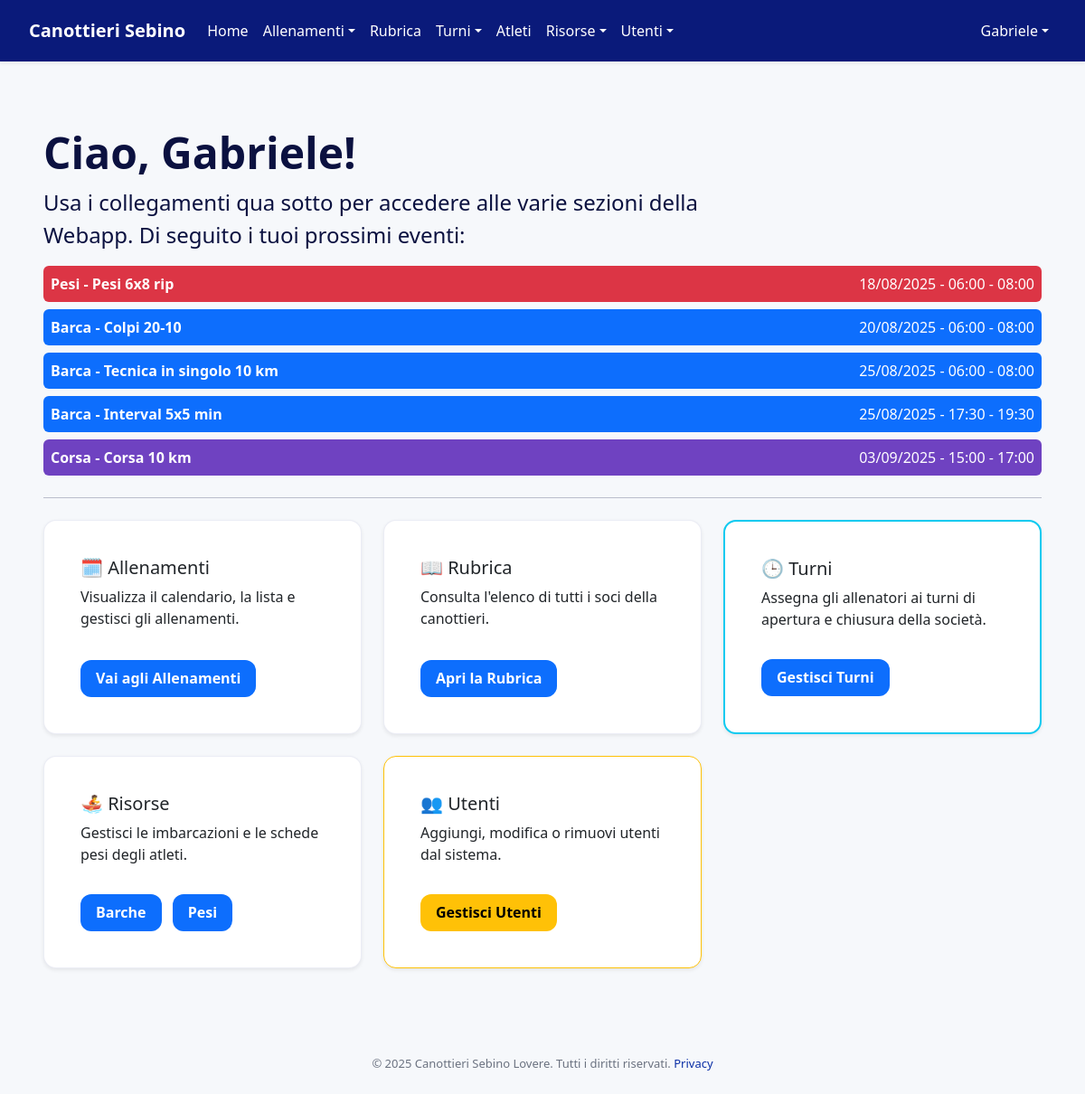
The page /dashboard (signed in) on the database as committed earlier.
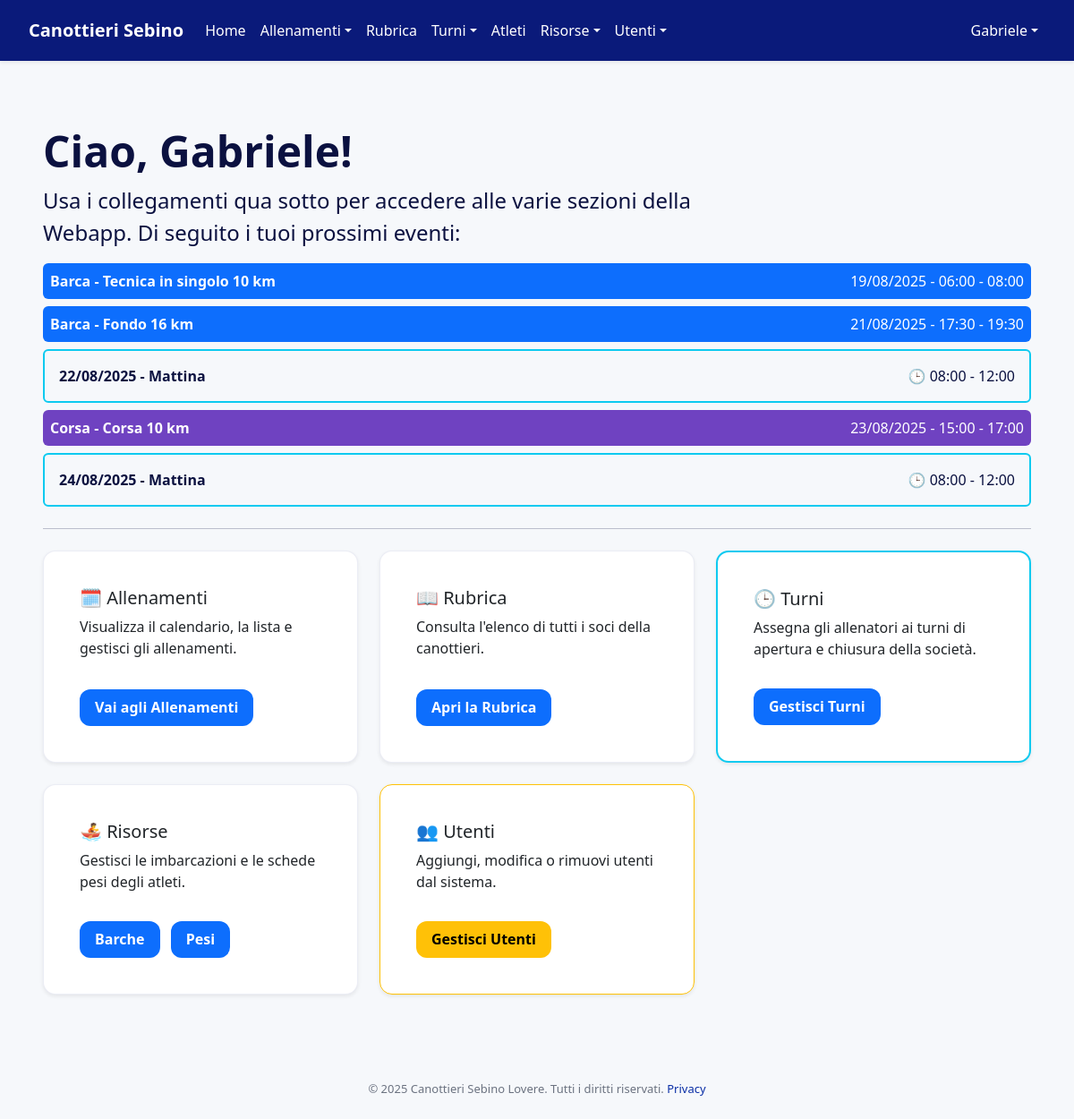
The same page on the database as committed later.
### models.py (models this page shows)
class Allenamento(Base):
    __tablename__ = "allenamenti"
    id = Column(Integer, primary_key=True, index=True)
    tipo = Column(String, nullable=False)
    descrizione = Column(String)
    data = Column(Date, nullable=False)
    orario = Column(String)
    time_start = Column(Time, nullable=True)
    time_end = Column(Time, nullable=True)
    recurrence = Column(String(20), nullable=True)
    repeat_until = Column(Date, nullable=True)
    barca_id = Column(ForeignKey('barche.id'), nullable=True)
    coach_id = Column(ForeignKey('users.id'), nullable=True)
    recurrence_id = Column(String, index=True, nullable=True)
    categories = relationship(
        "Categoria", secondary=allenamento_categoria_association, back_populates="allenamenti"
    )
    coaches = relationship(
        "User", secondary=allenamento_coach_association, back_populates="allenamenti_seguiti"
    )
    barca = relationship("Barca", lazy="selectin")
    coach = relationship("User", foreign_keys=[coach_id], lazy="selectin")

class Turno(Base):
    __tablename__ = "turni"
    id = Column(Integer, primary_key=True, index=True)
    data = Column(Date, nullable=False, index=True)
    fascia_oraria = Column(String, nullable=False)
    user_id = Column(Integer, ForeignKey('users.id'), nullable=True)
    user = relationship("User", back_populates="turni")

### routers/users.py (the view)
@router.get("/dashboard", response_class=HTMLResponse)
async def dashboard(
    request: Request,
    db: Session = Depends(get_db),
    current_user: models.User = Depends(get_current_user),
):
    today = date.today()
    events = []
    if current_user.is_atleta:
        allenamenti = (
            db.query(models.Allenamento)
            .join(models.Allenamento.categories)
            .options(
                joinedload(models.Allenamento.categories),
                joinedload(models.Allenamento.coaches),
            )
            .filter(
                models.Categoria.nome == current_user.category,
                models.Allenamento.data >= today,
            )
            .order_by(models.Allenamento.data, models.Allenamento.orario)
            .all()
        )
        for a in allenamenti:
            start_dt, end_dt = parse_orario(a.data, a.orario)
            events.append(
                {
                    "id": a.id,
                    "type": "allenamento",
                    "title": f"{a.tipo} - {a.descrizione}" if a.descrizione else a.tipo,
                    "date": a.data,
                    "start": start_dt,
                    "end": end_dt,
                    "color": get_color_for_type(a.tipo),
                    "description": a.descrizione or "Nessuna descrizione.",
                    "categories": ", ".join(c.nome for c in a.categories) if a.categories else "Nessuna",
                    "coaches": ", ".join(f"{c.first_name} {c.last_name}" for c in a.coaches) if a.coaches else "Nessuno",
                    "recurrence": "Sì" if a.recurrence_id else "No",
                    "status": compute_status_for_athlete(db, a.id, current_user.id).value,
                }
            )
    if current_user.is_allenatore:
        turni = (
            db.query(models.Turno)
            .filter(models.Turno.user_id == current_user.id, models.Turno.data >= today)
            .order_by(models.Turno.data, models.Turno.fascia_oraria)
            .all()
        )
        for t in turni:
            start_hour, end_hour = (8, 12) if t.fascia_oraria == "Mattina" else (17, 21)
            start_dt = datetime.combine(t.data, time(hour=start_hour))
            end_dt = datetime.combine(t.data, time(hour=end_hour))
            events.append(
                {
                    "id": t.id,
                    "type": "turno",
                    "title": f"Turno {t.fascia_oraria}",
                    "date": t.data,
                    "start": start_dt,
                    "end": end_dt,
                    "fascia": t.fascia_oraria,
                    "description": f"Turno {t.fascia_oraria}",
                }
            )
        allenamenti_coach = (
            db.query(models.Allenamento)
            .join(models.Allenamento.coaches)
            .options(
                joinedload(models.Allenamento.categories),
                joinedload(models.Allenamento.coaches),
            )
            .filter(models.User.id == current_user.id, models.Allenamento.data >= today)
            .order_by(models.Allenamento.data, models.Allenamento.orario)
            .all()
        )
        for a in allenamenti_coach:
            start_dt, end_dt = parse_orario(a.data, a.orario)
            events.append(
                {
                    "id": a.id,
                    "type": "allenamento",
                    "title": f"{a.tipo} - {a.descrizione}" if a.descrizione else a.tipo,
                    "date": a.data,
                    "start": start_dt,
                    "end": end_dt,
                    "color": get_color_for_type(a.tipo),
                    "description": a.descrizione or "Nessuna descrizione.",
                    "categories": ", ".join(c.nome for c in a.categories) if a.categories else "Nessuna",
                    "coaches": ", ".join(f"{c.first_name} {c.last_name}" for c in a.coaches) if a.coaches else "Nessuno",
                    "recurrence": "Sì" if a.recurrence_id else "No",
                }
            )
    events.sort(key=lambda e: e["start"])
    events = events[:5]
    return templates.TemplateResponse(
        "dashboard.html",
        {"request": request, "current_user": current_user, "events": events},
    )

### templates/dashboard.html (shortened to what the changed rows need)
{% extends "layout/base.html" %}
{% block content %}
<div class="container-fluid px-4 py-5">
    <h1 class="display-5 fw-bold">Ciao, {{ current_user.first_name or current_user.username }}!</h1>
    <div class="mb-4">
        {% if events %}
            {% for ev in events %}
                {% if ev.type == 'allenamento' %}
                <div class="dashboard-event p-2 mb-2 rounded text-white d-flex justify-content-between align-items-center"
                     style="background-color: {{ ev.color }};"
                     data-type="allenamento"
                     data-id="{{ ev.id }}"
                     data-title="{{ ev.title }}"
                     data-date="{{ ev.date.strftime('%A %d/%m') }}"
                     data-time="{{ ev.start.strftime('%H:%M') }}{% if ev.end %} - {{ ev.end.strftime('%H:%M') }}{% endif %}"
                     data-start="{{ ev.start.isoformat() }}"
                     data-description="{{ ev.description }}"
                     data-categories="{{ ev.categories }}"
                     data-coaches="{{ ev.coaches }}"
                     data-recurrence="{{ ev.recurrence }}"
                     data-status="{{ ev.status }}">
                    <span class="fw-semibold">{{ ev.title }}</span>
                    <span>{{ ev.date.strftime('%d/%m/%Y') }} - {{ ev.start.strftime('%H:%M') }}{% if ev.end %} - {{ ev.end.strftime('%H:%M') }}{% endif %}</span>
                </div>
                {% else %}
                <div class="dashboard-event p-3 mb-2 border border-info border-2 rounded d-flex justify-content-between align-items-center"
                     data-link="/turni"
                     style="cursor: pointer;"
                     data-type="turno"
                     data-id="{{ ev.id }}"
                     data-title="Turno {{ ev.fascia }}"
                     data-date="{{ ev.date.strftime('%A %d/%m') }}"
                     data-time="{{ ev.start.strftime('%H:%M') }}{% if ev.end %} - {{ ev.end.strftime('%H:%M') }}{% endif %}"
                     data-start="{{ ev.start.isoformat() }}"
                     data-description="Turno {{ ev.fascia }}"
                     data-categories="-"
                     data-coaches="-"
                     data-recurrence="No">
                    <span class="fw-bold">{{ ev.date.strftime('%d/%m/%Y') }} - {{ ev.fascia }}</span>
                    <span>🕒 {{ ev.start.strftime('%H:%M') }}{% if ev.end %} - {{ ev.end.strftime('%H:%M') }}{% endif %}</span>
                </div>
                {% endif %}
            {% endfor %}
        {% else %}
        <p class="text-muted">Nessun evento in programma.</p>
        {% endif %}
    </div>
</div>
{% endblock %}

Rows that differ between the two databases and show on the page:
no longer on this page (row edited): Allenamento: title "Pesi - Pesi 6x8 rip", date "18/08/2025", start "06:00", end "08:00", descrizione "Pesi 6x8 rip" (drawn)
no longer on this page (row edited): Allenamento: title "Barca - Colpi 20-10", date "20/08/2025", start "06:00", end "08:00"
no longer on this page (row edited): Allenamento: title "Barca - Tecnica in singolo 10 km", date "25/08/2025", start "06:00", end "08:00"
no longer on this page (row edited): Allenamento: title "Barca - Interval 5x5 min", date "25/08/2025", start "17:30", end "19:30"
no longer on this page (row edited): Allenamento: title "Corsa - Corsa 10 km", date "03/09/2025", start "15:00", end "17:00", descrizione "Corsa 10 km" (drawn)
now on this page (row edited): Allenamento: title "Barca - Tecnica in singolo 10 km", date "19/08/2025", start "06:00", end "08:00"
now on this page (row edited): Allenamento: title "Barca - Fondo 16 km", date "21/08/2025", start "17:30", end "19:30"
now on this page (row edited): Turno: date "22/08/2025", fascia "Mattina", start "08:00", end "12:00"
now on this page (row edited): Allenamento: title "Corsa - Corsa 10 km", date "23/08/2025", start "15:00", end "17:00", descrizione "Corsa 10 km" (drawn)
now on this page (row edited): Turno: date "24/08/2025", fascia "Mattina", start "08:00", end "12:00"
